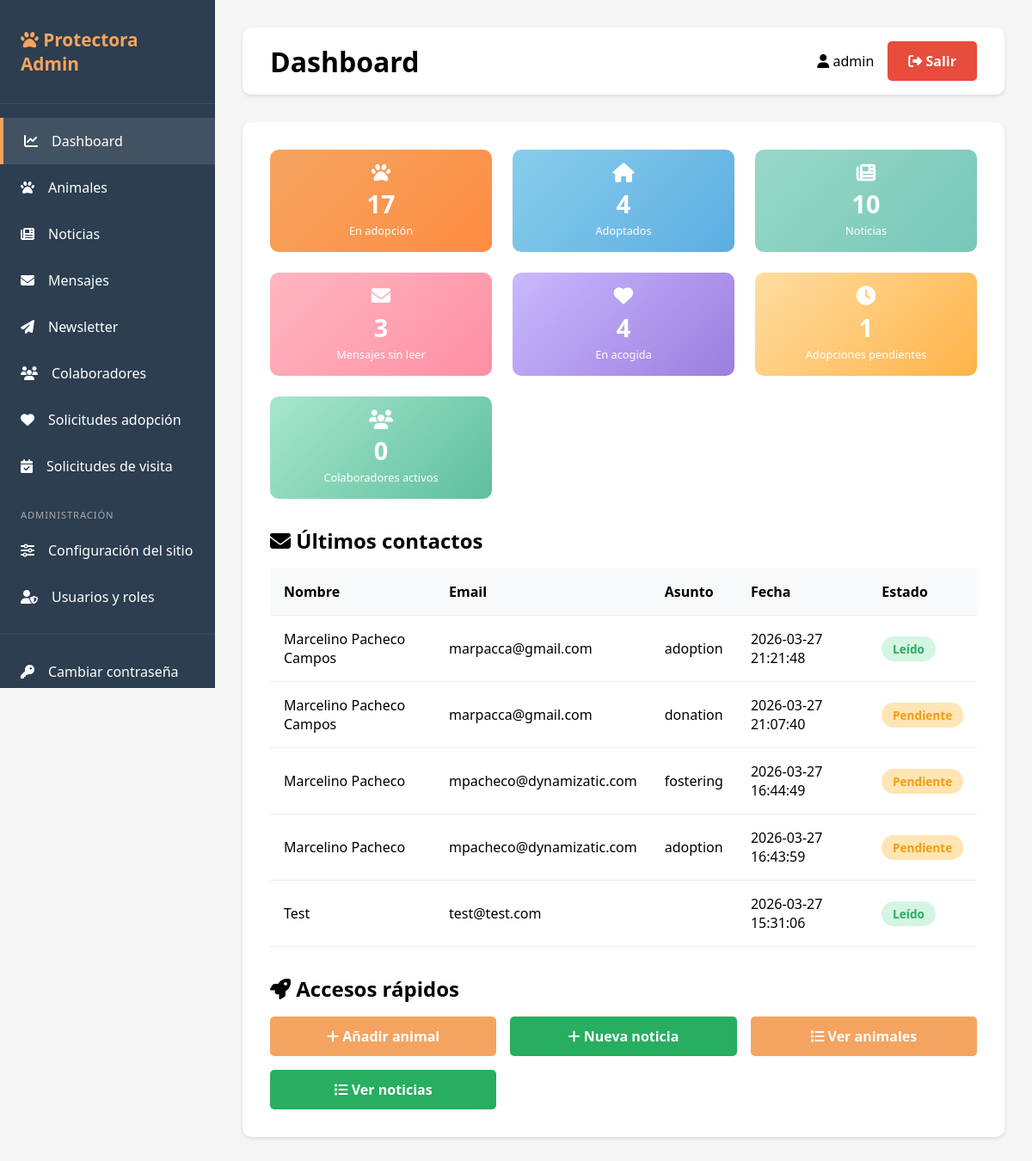
The page /admin/dashboard (signed in) on the database its author committed.
### tables this page shows
CREATE TABLE contacts (
                id INTEGER PRIMARY KEY AUTOINCREMENT,
                name TEXT NOT NULL,
                email TEXT NOT NULL,
                phone TEXT,
                subject TEXT,
                message TEXT,
                read BOOLEAN DEFAULT 0,
                created_at TIMESTAMP DEFAULT CURRENT_TIMESTAMP
            );

### app.py (the view)
@app.route('/admin')
@app.route('/admin/dashboard')
@login_required
def dashboard():
    db = get_db()
    stats = {
        'total_animals': db.execute('SELECT COUNT(*) as count FROM animals WHERE status = "adoption"').fetchone()['count'],
        'total_adopted': db.execute('SELECT COUNT(*) as count FROM animals WHERE status = "adopted"').fetchone()['count'],
        'total_news':    db.execute('SELECT COUNT(*) as count FROM news').fetchone()['count'],
        'unread_contacts': db.execute('SELECT COUNT(*) as count FROM contacts WHERE read = 0').fetchone()['count'],
    }
    try:
        stats['total_foster']    = db.execute('SELECT COUNT(*) as c FROM animals WHERE status = "foster"').fetchone()['c']
        stats['pending_adopt']   = db.execute("SELECT COUNT(*) as c FROM adoption_requests WHERE status = 'pendiente'").fetchone()['c']
        stats['active_collabs']  = db.execute("SELECT COUNT(*) as c FROM collaborators WHERE status = 'activo'").fetchone()['c']
    except Exception:
        stats['total_foster']   = 0
        stats['pending_adopt']  = 0
        stats['active_collabs'] = 0
    rows = db.execute('SELECT status, COUNT(*) as c FROM animals GROUP BY status').fetchall()
    animals_by_status = {r['status']: r['c'] for r in rows}
    rows = db.execute(
        "SELECT strftime('%Y-%m', created_at) as mes, COUNT(*) as c "
        "FROM contacts "
        "GROUP BY strftime('%Y-%m', created_at) "
        "ORDER BY mes DESC LIMIT 6"
    ).fetchall()
    contacts_by_month = [{'mes': r['mes'], 'c': r['c']} for r in reversed(rows)]
    try:
        rows = db.execute('SELECT type, COUNT(*) as c FROM collaborators GROUP BY type').fetchall()
        collabs_by_type = {r['type']: r['c'] for r in rows}
    except Exception:
        collabs_by_type = {}
    recent_contacts = db.execute('SELECT * FROM contacts ORDER BY created_at DESC LIMIT 5').fetchall()
    return render_template(
        'dashboard.html',
        stats=stats,
        contacts=recent_contacts,
        animals_by_status=animals_by_status,
        contacts_by_month=contacts_by_month,
        collabs_by_type=collabs_by_type,
    )

### app.py (called while the page is built)
def get_db():
    if USE_POSTGRES:
        conn = psycopg2.connect(DATABASE_URL)
        conn.cursor_factory = psycopg2.extras.RealDictCursor
        return DatabaseWrapper(conn, is_postgres=True)
    else:
        conn = sqlite3.connect(DATABASE)
        conn.row_factory = sqlite3.Row
        return DatabaseWrapper(conn, is_postgres=False)

def login_required(f):
    @wraps(f)
    def decorated_function(*args, **kwargs):
        if 'user_id' not in session:
            return redirect(url_for('login'))
        return f(*args, **kwargs)
    return decorated_function

    def execute(self, query, params=None):
        if self._is_postgres and '?' in query:
            query = query.replace('?', '%s')
        cursor = self._conn.cursor()
        if params:
            cursor.execute(query, params)
        else:
            cursor.execute(query)
        return cursor

### templates/dashboard.html (shortened to what this page needs)
{% extends "base.html" %}
{% block page_title %}Dashboard{% endblock %}
{% block content %}
<div class="stats-grid">
    <a href="{{ url_for('list_animals') }}?status=adoption" class="stat-card stat-card-link" style="background: linear-gradient(135deg, #F4A460, #FF8C42); padding: 1rem;">
        <i class="fas fa-paw" style="font-size: 1.4rem; margin-bottom: 0.3rem;"></i>
        <h3 style="font-size: 1.8rem; margin-bottom: 0.2rem;">{{ stats.total_animals }}</h3>
        <p style="font-size: 0.8rem; margin: 0;">En adopción</p>
    </a>
    <a href="{{ url_for('list_animals') }}?status=adopted" class="stat-card stat-card-link" style="background: linear-gradient(135deg, #87CEEB, #5DADE2); padding: 1rem;">
        <i class="fas fa-home" style="font-size: 1.4rem; margin-bottom: 0.3rem;"></i>
        <h3 style="font-size: 1.8rem; margin-bottom: 0.2rem;">{{ stats.total_adopted }}</h3>
        <p style="font-size: 0.8rem; margin: 0;">Adoptados</p>
    </a>
    <a href="{{ url_for('list_news') }}" class="stat-card stat-card-link" style="background: linear-gradient(135deg, #98D8C8, #76C7B8); padding: 1rem;">
        <i class="fas fa-newspaper" style="font-size: 1.4rem; margin-bottom: 0.3rem;"></i>
        <h3 style="font-size: 1.8rem; margin-bottom: 0.2rem;">{{ stats.total_news }}</h3>
        <p style="font-size: 0.8rem; margin: 0;">Noticias</p>
    </a>
    <a href="{{ url_for('list_contacts') }}" class="stat-card stat-card-link" style="background: linear-gradient(135deg, #FFB6C1, #FF8FA3); padding: 1rem;">
        <i class="fas fa-envelope" style="font-size: 1.4rem; margin-bottom: 0.3rem;"></i>
        <h3 style="font-size: 1.8rem; margin-bottom: 0.2rem;">{{ stats.unread_contacts }}</h3>
        <p style="font-size: 0.8rem; margin: 0;">Mensajes sin leer</p>
    </a>
    <a href="{{ url_for('list_animals') }}?status=foster" class="stat-card stat-card-link" style="background: linear-gradient(135deg, #C9B8FF, #9B7EDE); padding: 1rem;">
        <i class="fas fa-heart" style="font-size: 1.4rem; margin-bottom: 0.3rem;"></i>
        <h3 style="font-size: 1.8rem; margin-bottom: 0.2rem;">{{ stats.total_foster }}</h3>
        <p style="font-size: 0.8rem; margin: 0;">En acogida</p>
    </a>
    <a href="{{ url_for('list_adoptions') }}" class="stat-card stat-card-link" style="background: linear-gradient(135deg, #FFDDA1, #FFB347); padding: 1rem;">
        <i class="fas fa-clock" style="font-size: 1.4rem; margin-bottom: 0.3rem;"></i>
        <h3 style="font-size: 1.8rem; margin-bottom: 0.2rem;">{{ stats.pending_adopt }}</h3>
        <p style="font-size: 0.8rem; margin: 0;">Adopciones pendientes</p>
    </a>
    <a href="{{ url_for('list_collaborators') }}" class="stat-card stat-card-link" style="background: linear-gradient(135deg, #A8E6CF, #5DBF9D); padding: 1rem;">
        <i class="fas fa-users" style="font-size: 1.4rem; margin-bottom: 0.3rem;"></i>
        <h3 style="font-size: 1.8rem; margin-bottom: 0.2rem;">{{ stats.active_collabs }}</h3>
        <p style="font-size: 0.8rem; margin: 0;">Colaboradores activos</p>
    </a>
</div>
<h2 style="margin-bottom: 1rem;">
    <i class="fas fa-envelope"></i> Últimos contactos
</h2>
{% if contacts %}
<table class="table">
    <thead>
        <tr>
            <th>Nombre</th>
            <th>Email</th>
            <th>Asunto</th>
            <th>Fecha</th>
            <th>Estado</th>
        </tr>
    </thead>
    <tbody>
        {% for contact in contacts %}
        <tr>
            <td>{{ contact.name }}</td>
            <td>{{ contact.email }}</td>
            <td>{{ contact.subject }}</td>
            <td>{{ contact.created_at }}</td>
            <td>
                {% if contact.read %}
                <span class="badge badge-success">Leído</span>
                {% else %}
                <span class="badge badge-warning">Pendiente</span>
                {% endif %}
            </td>
        </tr>
        {% endfor %}
    </tbody>
</table>
{% else %}
<p style="text-align: center; color: #666; padding: 2rem;">No hay mensajes recientes</p>
{% endif %}
<div style="margin-top: 2rem;">
    <h2 style="margin-bottom: 1rem;">
        <i class="fas fa-rocket"></i> Accesos rápidos
    </h2>
    <div style="display: grid; grid-template-columns: repeat(auto-fit, minmax(200px, 1fr)); gap: 1rem;">
        <a href="{{ url_for('new_animal') }}" class="btn btn-primary" style="text-align: center;">
            <i class="fas fa-plus"></i> Añadir animal
        </a>
        <a href="{{ url_for('new_news') }}" class="btn btn-success" style="text-align: center;">
            <i class="fas fa-plus"></i> Nueva noticia
        </a>
        <a href="{{ url_for('list_animals') }}" class="btn btn-primary" style="text-align: center;">
            <i class="fas fa-list"></i> Ver animales
        </a>
        <a href="{{ url_for('list_news') }}" class="btn btn-success" style="text-align: center;">
            <i class="fas fa-list"></i> Ver noticias
        </a>
    </div>
</div>
{% endblock %}

### templates/base.html (shortened to what this page needs)
<!DOCTYPE html>
<html lang="es">
<head>
    <link rel="stylesheet" href="https://cdnjs.cloudflare.com/ajax/libs/font-awesome/6.4.0/css/all.min.css">
</head>
<body>
    {% block body %}
    <div class="admin-wrapper">
        <aside class="sidebar">
            <div class="sidebar-brand">
                <h2><i class="fas fa-paw"></i> Protectora Admin</h2>
            </div>
            <ul class="sidebar-menu">
                <li><a href="{{ url_for('dashboard') }}" {% if request.endpoint == 'dashboard' %}class="active"{% endif %}>
                    <i class="fas fa-chart-line"></i> Dashboard
                </a></li>
                <li><a href="{{ url_for('list_animals') }}" {% if 'animal' in request.endpoint %}class="active"{% endif %}>
                    <i class="fas fa-paw"></i> Animales
                </a></li>
                <li><a href="{{ url_for('list_news') }}" {% if 'news' in request.endpoint %}class="active"{% endif %}>
                    <i class="fas fa-newspaper"></i> Noticias
                </a></li>
                {% if session.role in ['superadmin', 'editor'] %}
                <li><a href="{{ url_for('list_contacts') }}" {% if 'contact' in request.endpoint %}class="active"{% endif %}>
                    <i class="fas fa-envelope"></i> Mensajes
                </a></li>
                <li><a href="{{ url_for('list_newsletter_subscribers') }}" {% if 'newsletter' in request.endpoint %}class="active"{% endif %}>
                    <i class="fas fa-paper-plane"></i> Newsletter
                </a></li>
                <li><a href="{{ url_for('list_collaborators') }}" {% if 'collaborator' in request.endpoint %}class="active"{% endif %}>
                    <i class="fas fa-users"></i> Colaboradores
                </a></li>
                <li><a href="{{ url_for('list_adoptions') }}" {% if 'adoption' in request.endpoint %}class="active"{% endif %}>
                    <i class="fas fa-heart"></i> Solicitudes adopción
                </a></li>
                <li><a href="{{ url_for('list_visits') }}" {% if 'visit' in request.endpoint %}class="active"{% endif %}>
                    <i class="fas fa-calendar-check"></i> Solicitudes de visita
                </a></li>
                {% endif %}
                {% if session.role == 'superadmin' %}
                <li style="margin-top: 1rem; padding: 0.4rem 1.5rem; font-size: 0.7rem; text-transform: uppercase; color: #aaa; letter-spacing: 0.08em;">
                    Administración
                </li>
                <li><a href="{{ url_for('admin_settings') }}" {% if request.endpoint == 'admin_settings' %}class="active"{% endif %}>
                    <i class="fas fa-sliders-h"></i> Configuración del sitio
                </a></li>
                <li><a href="{{ url_for('list_users') }}" {% if 'user' in request.endpoint %}class="active"{% endif %}>
                    <i class="fas fa-user-shield"></i> Usuarios y roles
                </a></li>
                {% endif %}
                <li style="margin-top: 1rem; border-top: 1px solid rgba(255,255,255,0.1); padding-top: 1rem;">
                <a href="{{ url_for('change_password') }}" {% if request.endpoint == 'change_password' %}class="active"{% endif %}>
                    <i class="fas fa-key"></i> Cambiar contraseña
                </a></li>
            </ul>
        </aside>
        <main class="main-content">
            <div class="topbar">
                <h1>{% block page_title %}Dashboard{% endblock %}</h1>
                <div class="user-menu">
                    <span><i class="fas fa-user"></i> {{ session.username }}</span>
                    <a href="{{ url_for('logout') }}" class="btn btn-danger">
                        <i class="fas fa-sign-out-alt"></i> Salir
                    </a>
                </div>
            </div>
            <div class="content-area">
                {% block content %}{% endblock %}
            </div>
        </main>
    </div>
    {% endblock %}
</body>
</html>

### templates/base.html (style rules this page uses)
* { margin: 0; padding: 0; box-sizing: border-box; }
body { font-family: 'Segoe UI', Tahoma, Geneva, Verdana, sans-serif; background: #f5f5f5; }
.admin-wrapper { display: flex; min-height: 100vh; }
.sidebar { width: 250px; background: #2C3E50; color: white; padding: 2rem 0; position: fixed; height: 100vh; overflow-y: auto; }
.sidebar-brand { padding: 0 1.5rem 2rem; border-bottom: 1px solid rgba(255,255,255,0.1); margin-bottom: 1rem; }
.sidebar-brand h2 { font-size: 1.3rem; color: #F4A460; }
.sidebar-menu { list-style: none; }
.sidebar-menu li a { display: flex; align-items: center; gap: 1rem; padding: 1rem 1.5rem; color: white; text-decoration: none; transition: all 0.3s; }
.sidebar-menu li a:hover, .sidebar-menu li a.active { background: rgba(255,255,255,0.1); border-left: 4px solid #F4A460; }
.main-content { flex: 1; margin-left: 250px; padding: 2rem; }
.topbar { background: white; padding: 1rem 2rem; border-radius: 10px; margin-bottom: 2rem; box-shadow: 0 2px 4px rgba(0,0,0,0.1); display: flex; justify-content: space-between; align-items: center; }
.user-menu { display: flex; align-items: center; gap: 1rem; }
.content-area { background: white; border-radius: 10px; padding: 2rem; box-shadow: 0 2px 4px rgba(0,0,0,0.1); }
.btn { padding: 0.75rem 1.5rem; border: none; border-radius: 5px; cursor: pointer; font-weight: 600; transition: all 0.3s; text-decoration: none; display: inline-block; }
.btn-primary { background: #F4A460; color: white; }
.btn-danger { background: #E74C3C; color: white; }
.btn-success { background: #27AE60; color: white; }
.stats-grid { display: grid; grid-template-columns: repeat(auto-fit, minmax(200px, 1fr)); gap: 1.5rem; margin-bottom: 2rem; }
.stat-card { background: linear-gradient(135deg, #F4A460, #FF8C42); color: white; padding: 1rem; border-radius: 10px; text-align: center; }
.stat-card h3 { font-size: 1.8rem; margin-bottom: 0.2rem; }
.stat-card p { font-size: 0.8rem; margin: 0; }
a.stat-card-link { display: block; text-decoration: none; color: white; cursor: pointer; transition: transform 0.15s ease, box-shadow 0.15s ease; }
.stat-card h3 { font-size: 2.5rem; margin-bottom: 0.5rem; }
.table { width: 100%; border-collapse: collapse; margin-top: 1rem; }
.table th, .table td { padding: 1rem; text-align: left; border-bottom: 1px solid #eee; }
.table th { background: #f8f9fa; font-weight: 600; }
.badge { padding: 0.3rem 0.8rem; border-radius: 15px; font-size: 0.85rem; font-weight: 600; }
.badge-success { background: #D5F5E3; color: #27AE60; }
.badge-warning { background: #FFE5B4; color: #F39C12; }

### rows shown on the page
contacts: name "Marcelino Pacheco Campos", email "marpacca@gmail.com", subject "adoption", created_at "2026-03-27 21:21:48", read "Leído"
contacts: name "Marcelino Pacheco Campos", email "marpacca@gmail.com", subject "donation", created_at "2026-03-27 21:07:40", read "Pendiente"
contacts: name "Marcelino Pacheco", email "mpacheco@dynamizatic.com", subject "fostering", created_at "2026-03-27 16:44:49", read "Pendiente"
contacts: name "Marcelino Pacheco", email "mpacheco@dynamizatic.com", subject "adoption", created_at "2026-03-27 16:43:59", read "Pendiente"
contacts: name "Test", email "test@test.com", created_at "2026-03-27 15:31:06", read "Leído"

### other values the page prints
{{ session.username }} "admin"
{{ stats.total_animals }} "17"
{{ stats.total_adopted }} "4"
{{ stats.total_news }} "10"
{{ stats.unread_contacts }} "3"
{{ stats.total_foster }} "4"
{{ stats.pending_adopt }} "1"
{{ stats.active_collabs }} "0"
